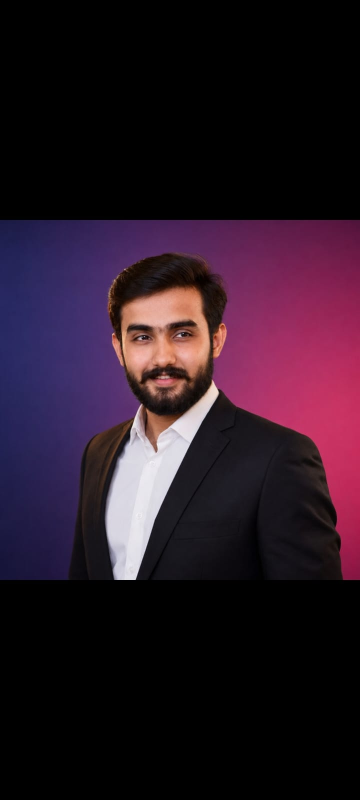
#> input picture images/original.jpg, 720 x 1600 px (shown at 1/2 size)
$ python week01_images_lab.py   (older library calls are emulated)
#> lines starting #> are read from the running program, lines starting #| are printed output that depends on the picture; after the words box and inside, x2 and y2 are one past the last pixel; in counts of white or black regions, pixels touching at a corner belong together
import os
import cv2
import numpy as np

def load_and_describe(image_path: str) -> dict:
    img = cv2.imread(image_path)
    if img is None:
        raise FileNotFoundError(f"Image not found: {image_path}")
    h, w, c = img.shape
    gray = cv2.cvtColor(img, cv2.COLOR_BGR2GRAY)
    mean_intensity = float(np.mean(gray))
    return {"width": w, "height": h, "channels": c, "shape": [h, w, c], "mean_intensity": mean_intensity}

def create_pixel_views(image_path: str, output_dir: str, downsample_factor: int = 20) -> dict:
    os.makedirs(output_dir, exist_ok=True)
    img = cv2.imread(image_path)
    h, w = img.shape[:2]
    gray = cv2.cvtColor(img, cv2.COLOR_BGR2GRAY)
    small_h, small_w = max(1, h // downsample_factor), max(1, w // downsample_factor)
    small = cv2.resize(img, (small_w, small_h), interpolation=cv2.INTER_LINEAR)
    pixelated = cv2.resize(small, (w, h), interpolation=cv2.INTER_NEAREST)
    def to_bgr(im): return cv2.cvtColor(im, cv2.COLOR_GRAY2BGR) if len(im.shape)==2 else im
    def add_label(im, text):
        im = to_bgr(im); H,W = im.shape[:2]
        out = np.zeros((H+40, W, 3), dtype=np.uint8); out[40:,:]=im
        cv2.putText(out, text, (10,28), cv2.FONT_HERSHEY_SIMPLEX, 0.7, (255,255,255), 2)
        return out
    montage = np.vstack([np.hstack([add_label(img, "Original"), add_label(gray, "Grayscale")]), np.hstack([add_label(pixelated, f"Pixelated x{downsample_factor}"), add_label(img, "Original")])])
    out_path = os.path.join(output_dir, "pixel_views.png")
    cv2.imwrite(out_path, montage)
    return {"downsample_factor": downsample_factor, "original_shape": [h,w], "downsampled_shape": [small_h, small_w], "output_path": out_path}

def create_adjustments(image_path: str, output_dir: str, brightness_delta: int = 40, contrast_factor: float = 1.5, threshold: int = 127) -> dict:
    os.makedirs(output_dir, exist_ok=True)
    img = cv2.imread(image_path); gray = cv2.cvtColor(img, cv2.COLOR_BGR2GRAY)
    bright = np.clip(gray.astype(np.int16)+brightness_delta,0,255).astype(np.uint8)
    contrast = np.clip(gray.astype(np.float32)*contrast_factor,0,255).astype(np.uint8)
    _, thresh = cv2.threshold(gray, threshold, 255, cv2.THRESH_BINARY)
    def add_label(im, text):
        im = cv2.cvtColor(im, cv2.COLOR_GRAY2BGR) if len(im.shape)==2 else im
        h,w=im.shape[:2]; out=np.zeros((h+40,w,3),dtype=np.uint8); out[40:,:]=im
        cv2.putText(out,text,(10,28),cv2.FONT_HERSHEY_SIMPLEX,0.7,(255,255,255),2); return out
    montage = np.hstack([add_label(bright,f"Brightness +{brightness_delta}"), add_label(contrast,f"Contrast x{contrast_factor}"), add_label(thresh,f"Threshold {threshold}")])
    out_path = os.path.join(output_dir, "adjustments.png")
    cv2.imwrite(out_path, montage)
    return {"brightness_delta":brightness_delta,"contrast_factor":contrast_factor,"threshold":threshold,"output_path":out_path}

def create_blur_and_edges(image_path: str, output_dir: str, kernel_size: int = 5) -> dict:
    if kernel_size<=0 or kernel_size%2==0: raise ValueError("kernel_size must be positive odd")
    os.makedirs(output_dir, exist_ok=True)
    img = cv2.imread(image_path); gray = cv2.cvtColor(img, cv2.COLOR_BGR2GRAY)
    blurred = cv2.blur(gray, (kernel_size, kernel_size))
    sx = cv2.Sobel(gray, cv2.CV_64F, 1, 0, ksize=kernel_size)
    sy = cv2.Sobel(gray, cv2.CV_64F, 0, 1, ksize=kernel_size)
    mag = np.clip(cv2.magnitude(sx,sy),0,255).astype(np.uint8)
    def add_label(im, text):
        im = cv2.cvtColor(im, cv2.COLOR_GRAY2BGR) if len(im.shape)==2 else im
        h,w=im.shape[:2]; out=np.zeros((h+40,w,3),dtype=np.uint8); out[40:,:]=im
        cv2.putText(out,text,(10,28),cv2.FONT_HERSHEY_SIMPLEX,0.7,(255,255,255),2); return out
    montage = np.hstack([add_label(gray,"Grayscale"), add_label(blurred,f"Mean Blur k={kernel_size}"), add_label(mag,f"Sobel Edges k={kernel_size}")])
    out_path = os.path.join(output_dir, "blur_and_edges.png")
    cv2.imwrite(out_path, montage)
    return {"kernel_size":kernel_size,"output_path":out_path}

# ===== TASK 5 =====
def run_lab(image_path: str, output_dir: str) -> dict:
    """Run Tasks 1-4 and return their results together."""
    os.makedirs(output_dir, exist_ok=True)
    t1 = load_and_describe(image_path)
    t2 = create_pixel_views(image_path, output_dir)
    t3 = create_adjustments(image_path, output_dir)
    t4 = create_blur_and_edges(image_path, output_dir)
    return {"task1": t1, "task2": t2, "task3": t3, "task4": t4}

def main() -> None:
    """Run the lab using the required repository paths."""
    image_path = "images/original.jpg"
    output_dir = "outputs/"
    os.makedirs(output_dir, exist_ok=True)
    # fallback for your current name
    if not os.path.exists(image_path):
        if os.path.exists("Images/orignal.jpeg"):
            image_path = "Images/orignal.jpeg"
    print(f"Running lab: {image_path} -> {output_dir}")
    results = run_lab(image_path, output_dir)
#> in load_and_describe, img is the input picture: shape (1600, 720, 3); mean B, G, R 36.3, 23.1, 40.3
#> in load_and_describe, `gray = cv2.cvtColor(img, cv2.COLOR_BGR2GRAY)`:
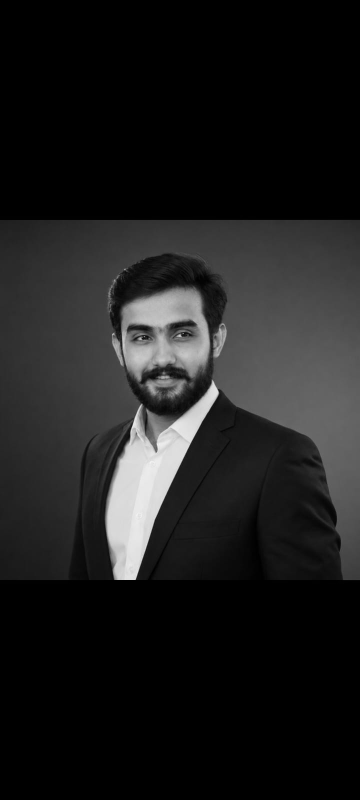
#> gray: shape (1600, 720) (shown at 1/2 size); min 0, max 250, mean 29.8
#> in load_and_describe, `mean_intensity = float(np.mean(gray))`: mean_intensity = 29.77
#> in run_lab, `t1 = load_and_describe(image_path)`: t1 = {'width': 720, 'height': 1600, 'channels': 3, 'shape': [1600, 720, 3], 'mean_intensity': 29.77}
#> in add_label, `cv2.putText(out, text, (10,28), cv2.FONT_HERSHEY_SIMPLEX, 0.7, (255,25..`: out: shape (1640, 720, 3); mean B, G, R 35.5, 22.7, 39.5
#> in add_label (call 2), `cv2.putText(out, text, (10,28), cv2.FONT_HERSHEY_SIMPLEX, 0.7, (255,25..`: out: shape (1640, 720, 3); min 0, max 255, mean 29.2
#> call 3 of add_label, with text = 'Pixelated x20'
#> in add_label (call 3), `cv2.putText(out, text, (10,28), cv2.FONT_HERSHEY_SIMPLEX, 0.7, (255,25..`: out: shape (1640, 720, 3); mean B, G, R 35.7, 22.8, 39.6
#> in create_adjustments, `bright = np.clip(gray.astype(np.int16)+brightness_delta,0,255).astype(..`:
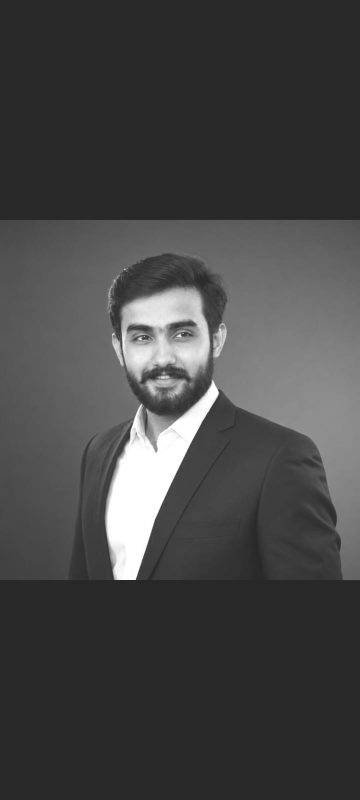
#> bright: shape (1600, 720) (shown at 1/2 size); min 40, max 255, mean 69.6
#> in create_adjustments, `_, thresh = cv2.threshold(gray, threshold, 255, cv2.THRESH_BINARY)`:
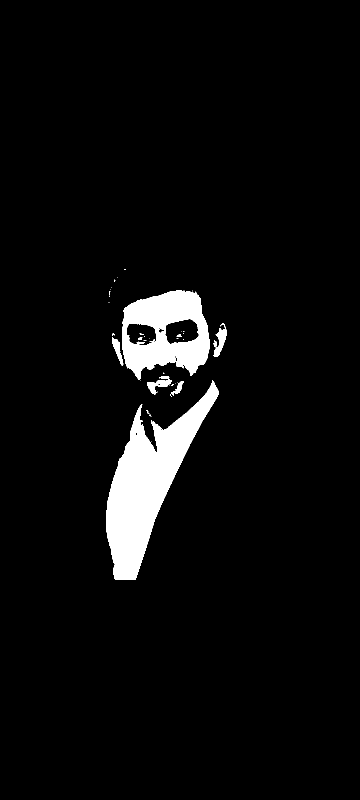
#> thresh: shape (1600, 720) (shown at 1/2 size); 4.8% white; 43 white regions (33 under 20 px), largest, box (x1, y1, x2, y2) and area: (212, 760, 438, 1160) 33557, (244, 580, 419, 761) 18967, (427, 647, 453, 714) 831
#> in add_label, `cv2.putText(out, text, (10, 28), cv2.FONT_HERSHEY_SIMPLEX, 0.7, (255, `: out: shape (1640, 720, 3); min 0, max 255, mean 68.2
#> in add_label (call 2), `cv2.putText(out, text, (10, 28), cv2.FONT_HERSHEY_SIMPLEX, 0.7, (255, `: out: shape (1640, 720, 3); min 0, max 255, mean 41.6
#> call 3 of add_label, with text = 'Threshold 127'
#> in add_label (call 3), `out[40:, :] = im`: out: shape (1640, 720, 3); 4.7% white; 43 white regions (33 under 20 px), largest, box (x1, y1, x2, y2) and area: (212, 800, 438, 1200) 33557, (244, 620, 419, 801) 18967, (427, 687, 453, 754) 831
#> in create_blur_and_edges, `sx = cv2.Sobel(gray, cv2.CV_64F, 1, 0, ksize=kernel_size)`:
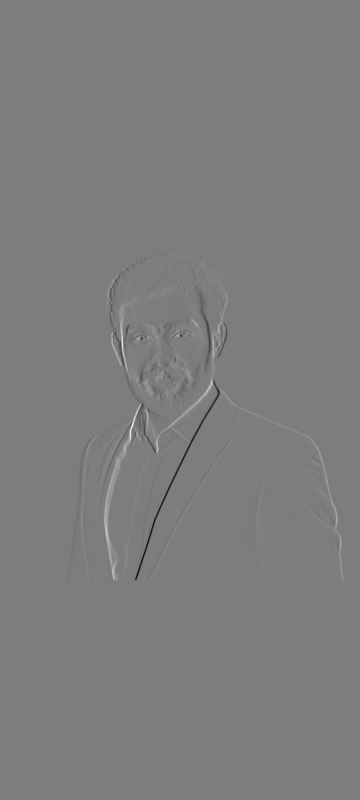
#> sx: shape (1600, 720) float64 (shown at 1/2 size); min -8953, max 9297, mean 3.2; drawn with min black and max white
#> in create_blur_and_edges, `sy = cv2.Sobel(gray, cv2.CV_64F, 0, 1, ksize=kernel_size)`:
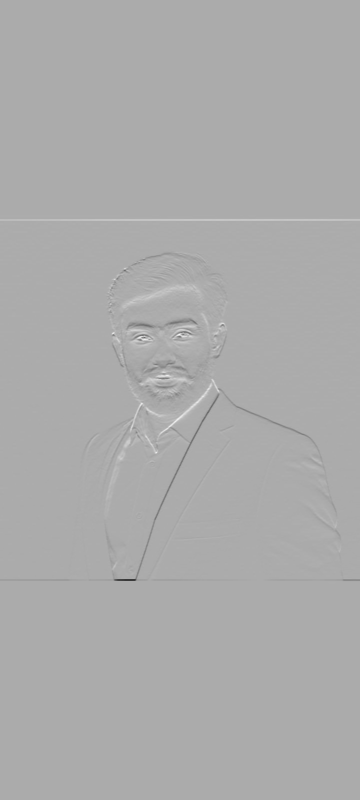
#> sy: shape (1600, 720) float64 (shown at 1/2 size); min -10737, max 5221, mean 0; drawn with min black and max white
#> in add_label (call 2), `cv2.putText(out, text, (10, 28), cv2.FONT_HERSHEY_SIMPLEX, 0.7, (255, `: out: shape (1640, 720, 3); min 0, max 255, mean 29.3
#> call 3 of add_label, with text = 'Sobel Edges k=5'
#> in add_label (call 3), `cv2.putText(out, text, (10, 28), cv2.FONT_HERSHEY_SIMPLEX, 0.7, (255, `:
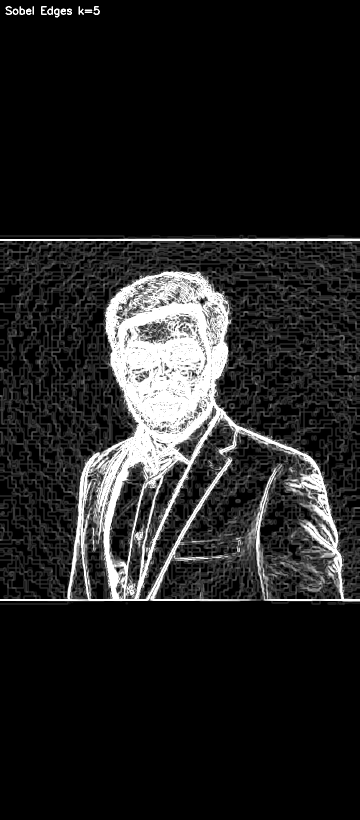
#> out: shape (1640, 720, 3) (shown at 1/2 size); min 0, max 255, mean 33.5
#> in create_blur_and_edges, `montage = np.hstack([add_label(gray,"Grayscale"), add_label(blurred,f"..`:
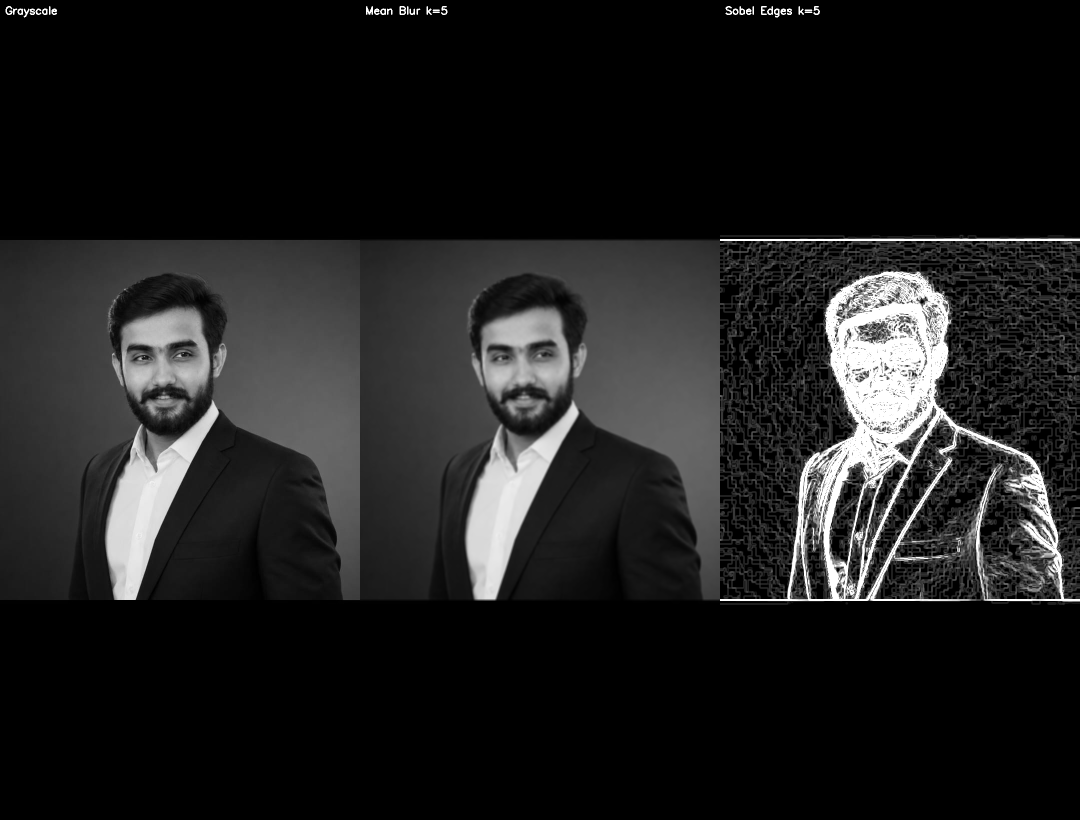
#> montage: shape (1640, 2160, 3) (shown at 1/2 size); min 0, max 255, mean 30.7
#> results = 4 items
    print("Done:", list(results.keys()))
#| Done: ['task1', 'task2', 'task3', 'task4']

if __name__ == "__main__":
    main()
